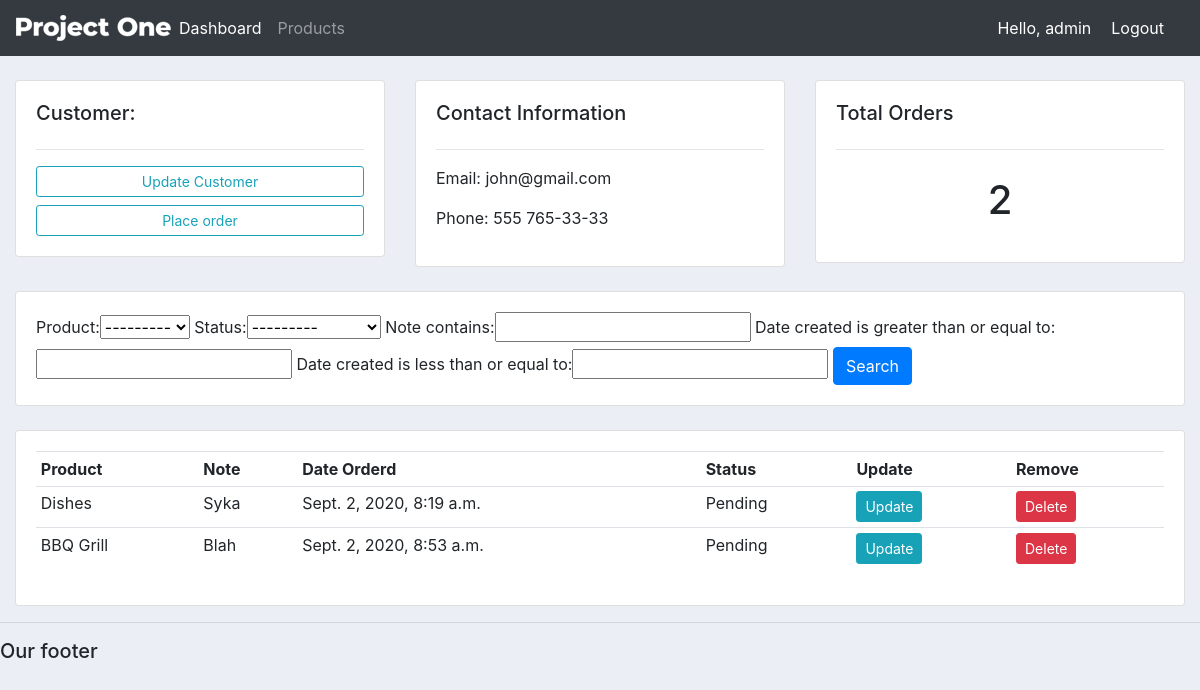
The app's page /customer/1/ (signed in) with its own data.
### accounts/models.py (models this page shows, shortened)
class Customer(models.Model):
    user = models.OneToOneField(User, null=True, blank=True, on_delete=models.CASCADE)
    name = models.CharField(max_length=200, null=True)
    phone = models.CharField(max_length=200, null=True)
    email = models.CharField(max_length=200, null=True)
    profile_pic = models.ImageField(default='blank.png', null=True, blank=True)
    date_created = models.DateTimeField(auto_now_add=True)

class Order(models.Model):
    STATUS = (
        ('Pending', 'Pending'),
        ('Out of delivery', 'Out of delivery'),
        ('Delivered', 'Delivered'),
    )
    customer = models.ForeignKey(Customer, null=True, on_delete=models.SET_NULL)
    product = models.ForeignKey(Product, null=True, on_delete=models.SET_NULL)
    date_created = models.DateTimeField(auto_now_add=True)
    status = models.CharField(max_length=200, null=True, choices=STATUS)
    note = models.CharField(max_length=200, null=True)

class Product(models.Model):
    CATEGORY = (
        ('Indoor', 'Indoor'),
        ('Out door', 'Out door'),
    )
    name = models.CharField(max_length=200, null=True)
    price = models.FloatField(null=True)
    category = models.CharField(max_length=200, null=True, choices=CATEGORY)
    description = models.CharField(max_length=200, null=True, blank=True)
    date_created = models.DateTimeField(auto_now_add=True)
    tags = models.ManyToManyField(Tag)
    def __str__(self):
        return self.name

### accounts/decorators.py (the view)
        def wrapper_func(request, *args, **kwargs):
            group = None
            if request.user.groups.exists():
                group = request.user.groups.all()[0].name
            if group in allowed_roles:
                return view_func(request, *args, **kwargs)
            else:
                return HttpResponse('You are not authorized to view this page!')

### accounts/views.py (called while the page is built)
@login_required(login_url='login')
@allowed_users(allowed_roles=['admin'])
def customer(request, pk):
    customer = Customer.objects.get(id=pk)
    orders = customer.order_set.all()
    orders_count = orders.count()
    my_filter = OrderFilter(request.GET, queryset=orders)
    orders = my_filter.qs
    context = {
        'customer': customer,
        'orders': orders,
        'orders_count': orders_count,
        'my_filter': my_filter,
    }
    return render(request, 'accounts/customer.html', context)

### accounts/templates/accounts/customer.html
{% extends 'accounts/main.html' %}
{% block content %}
	<br>
<div class="row">
	<div class="col-md">
		<div class="card card-body">
			<h5>Customer:</h5>
			<hr>
			<a class="btn btn-outline-info btn-sm btn-block" href="">Update Customer</a>
			<a class="btn btn-outline-info btn-sm btn-block" href="{% url 'create_order' customer.id %}">Place order</a>
		</div>
	</div>
	<div class="col-md">
		<div class="card card-body">
			<h5>Contact Information</h5>
			<hr>
			<p>Email: {{ customer.email }}</p>
			<p>Phone: {{ customer.phone }}</p>
		</div>
	</div>
	<div class="col-md">
		<div class="card card-body">
			<h5>Total Orders</h5>
			<hr>
			<h1 style="text-align: center;padding: 10px">{{ orders_count }}</h1>
		</div>
	</div>
</div>
<br>
<div class="row">
	<div class="col">
		<div class="card card-body">
			<form method="get">
				{{ my_filter.form }}
		    	<button class="btn btn-primary" type="submit">Search</button>
		    </form>
		</div>
	</div>
</div>
<br>
<div class="row">
	<div class="col-md">
		<div class="card card-body">
			<table class="table table-sm">
				<tr>
					<th>Product</th>
					<th>Note</th>
					<th>Date Orderd</th>
					<th>Status</th>
					<th>Update</th>
					<th>Remove</th>
				</tr>
				{% for order in orders %}
					<tr>
						<td>{{ order.product }}</td>
						<td>{{ order.note }}</td>
						<td>{{ order.date_created }}</td>
						<td>{{ order.status }}</td>
						<td><a class="btn btn-sm btn-info" href="{% url 'update_order' order.id %}">Update</a></td>
						<td><a class="btn btn-sm btn-danger" href="{% url 'delete_order' order.id %}">Delete</a></td>
					</tr>
				{% endfor %}
			</table>
		</div>
	</div>
</div>
{% endblock %}

### accounts/templates/accounts/navbar.html (shortened to what this page needs)
{% load static %}
<nav class="navbar navbar-expand-lg navbar-dark bg-dark">
  <img src="{% static 'images/logo.png' %}" alt="">
  <div class="collapse navbar-collapse" id="navbarNav">
    <ul class="navbar-nav">
      {% if request.user.is_staff %}
        <li class="nav-item active">
          <a class="nav-link" href="#">Dashboard</a>
        </li>
        <li class="nav-item">
          <a class="nav-link" href="#">Products</a>
        </li>
      {% else %}
        <li class="nav-item">
          <a class="nav-link" href="{% url 'account_settings' %}">Settings</a>
        </li>
      {% endif %}
    </ul>
  </div>
  <span class="hello-msg">Hello, {{ request.user }}</span>
  <span><a class="hello-msg" href="{% url 'logout' %}">Logout</a></span>
</nav>

### static/css/main.css (style rules this page uses)
body { background-color: #ebeff5; }

### accounts/templates/accounts/navbar.html (style rules this page uses)
.hello-msg { font-size: 1em; color: #fff; margin-right: 20px }

### records on screen
Customer: email "john@gmail.com", phone "555 765-33-33"
Order: product "Dishes", note "Syka", date_created "Sept. 2, 2020, 8:19 a.m.", status "Pending"
Order: product "BBQ Grill", note "Blah", date_created "Sept. 2, 2020, 8:53 a.m.", status "Pending"

### other values on screen
{{ request.user }} "admin"
{{ orders_count }} "2"
